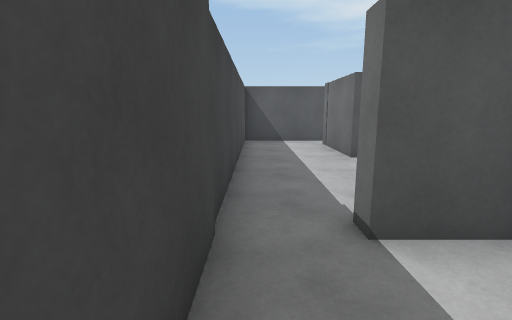
[1] (above)

23 first-person views from a walk through a scene from a Unity 3-D project. The camera is 1.4 m above the floor, tilts 10° down and sees 85° across. The floor is counted in squares, 1 m on a side. Each view is taken from the middle of a square. On the plan, view 1 faces up. The plan holds only what a view shows up to about 14 squares ahead; the rest is blank. The place goes on beyond the plan. The player is left out. Surface patterns are stand-ins for the level's own textures.

[2]
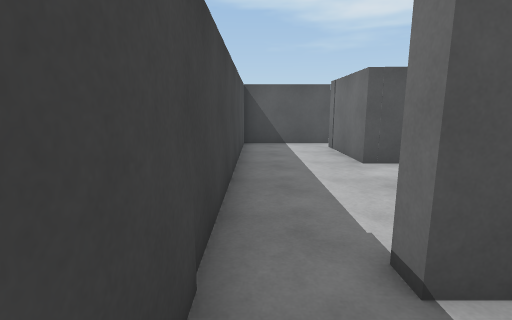

[3]
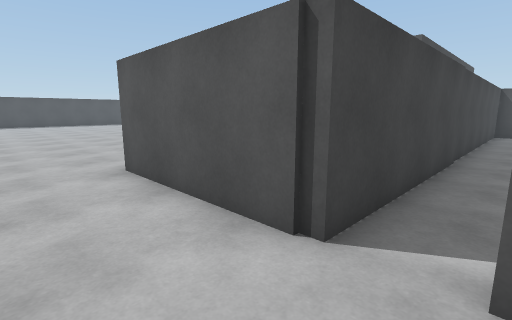

[4]
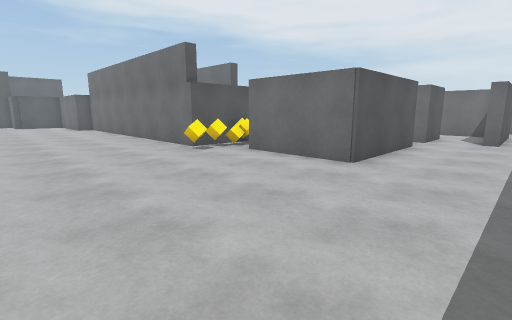

[5]
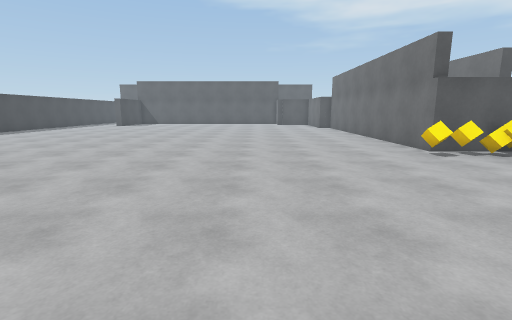

[6]
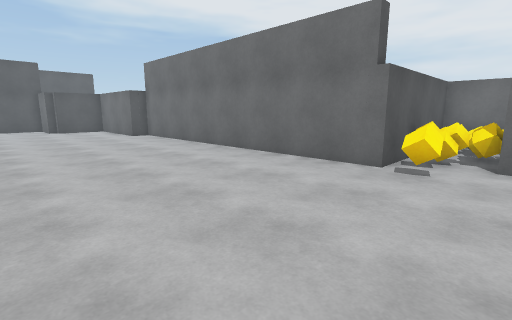

[7]
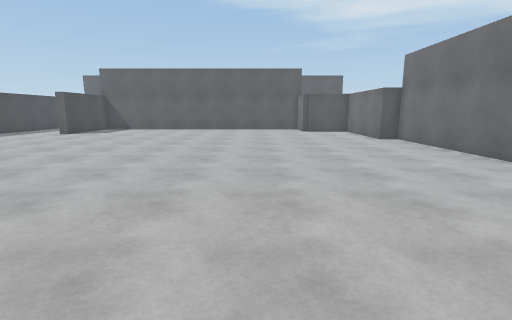

[8]
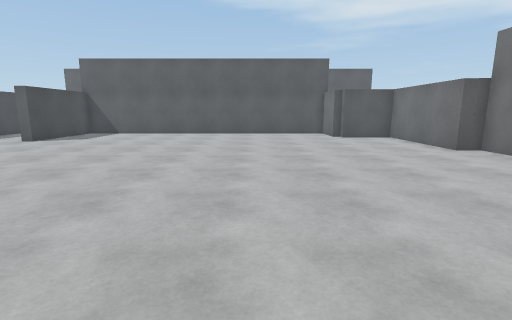

[9]
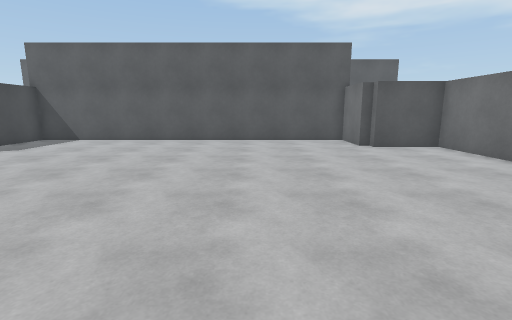

[10]
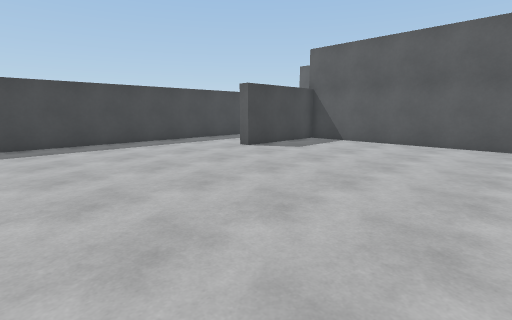

[11]
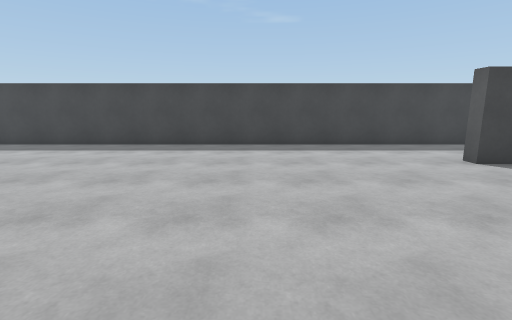

[12]
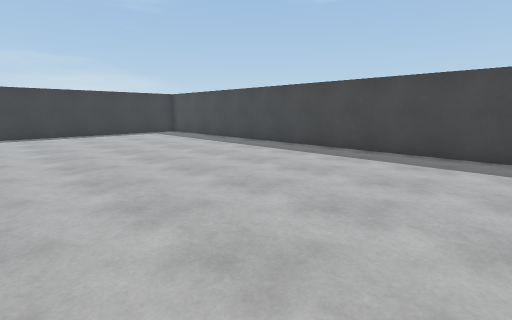

[13]
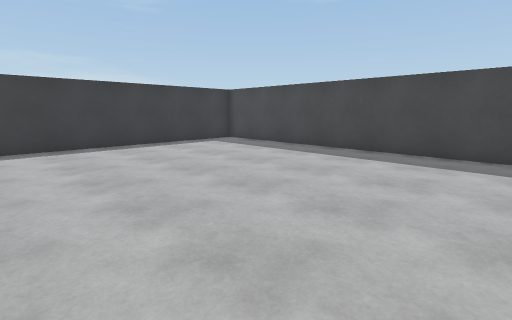

[14]
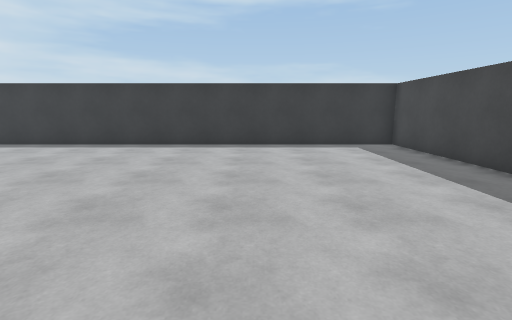

[15]
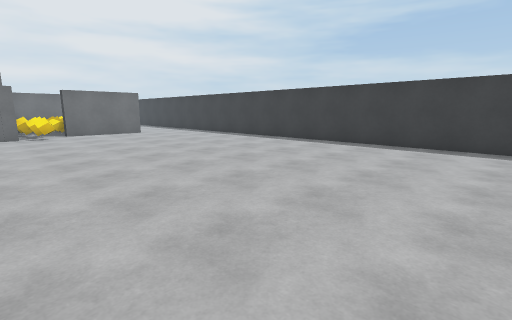

[16]
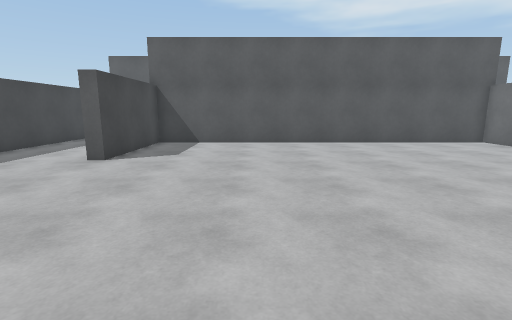

[17]
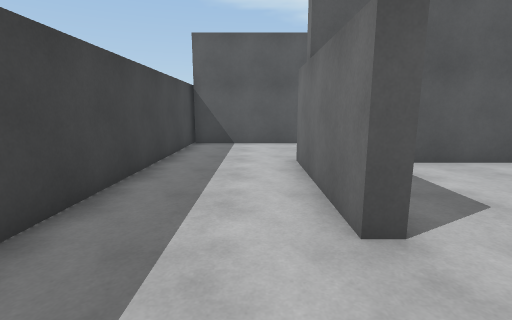

[18]
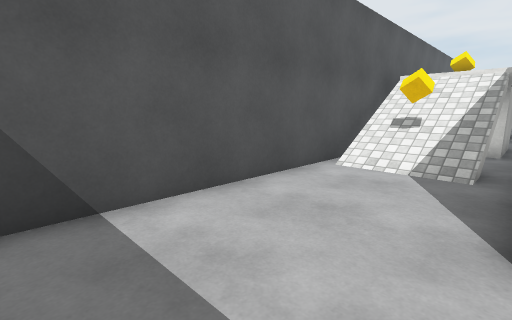

[19]
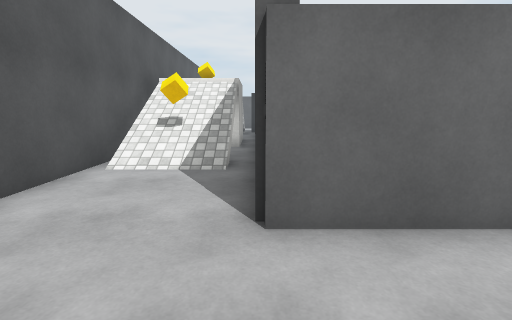

[20]
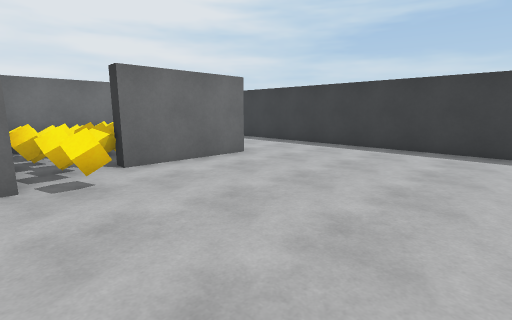

[21]
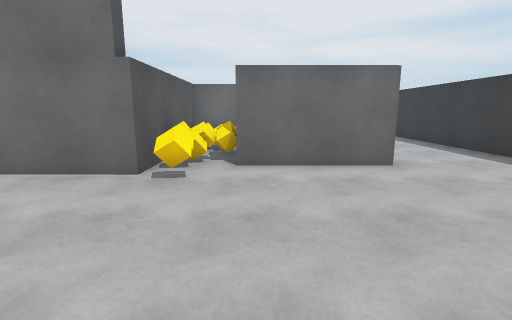

[22]
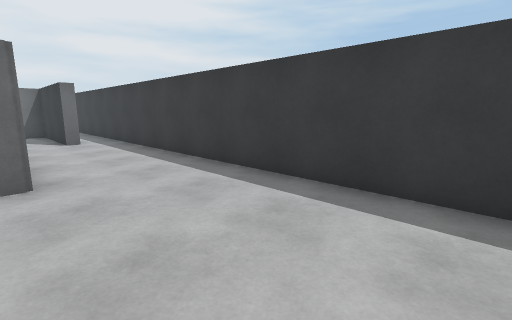

[23]
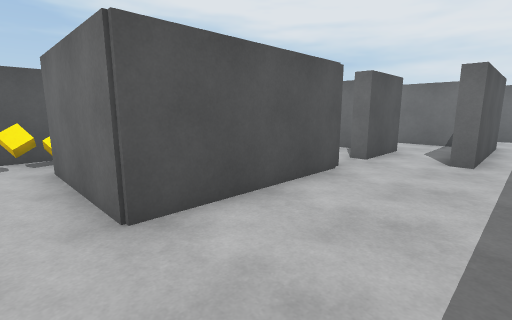

### Floor plan
Ten units are one square. View 1 is at (0, 0); x grows to the right and y downward. Boxes are objects, and circles mark ways between rooms. Rooms are numbered by the first view taken in them; rooms with no view inside come last. Other rooms are left out.
<svg viewBox="-303 -290 343 373">
<path fill="none" stroke="#000" d="M29 -29 12 -29 12 -35M35 -84 29 -84 29 -120M29 21 29 16M-5 -126 -5 36M32 -132 -6 -132M9 36 9 30M-69 -26 -69 -159 -78 -159 -78 -209 -104 -209 -104 -213 -108 -213 -108 -235 -253 -235 -253 -189 -258 -189 -258 -240M-136 -281 -296 -281M-5 36 -59 36 -59 -5M-298 -285 -298 78 34 78M35 36 9 36M35 60 15 60 15 55 35 55M-10 10 -10 -26 -69 -26"/>
<rect x="-175" y="-265" width="10" height="10" fill="#bbb"><title>cube</title></rect>
<rect x="-75" y="-25" width="10" height="10" fill="#bbb"><title>cube</title></rect>
<rect x="-65" y="-25" width="10" height="10" fill="#bbb"><title>cube</title></rect>
<rect x="-55" y="-15" width="10" height="10" fill="#bbb"><title>cube</title></rect>
<rect x="-55" y="-25" width="10" height="10" fill="#bbb"><title>cube</title></rect>
<rect x="-45" y="-5" width="10" height="10" fill="#bbb"><title>other object</title></rect>
<rect x="-45" y="-15" width="10" height="10" fill="#bbb"><title>other object</title></rect>
<rect x="-45" y="-25" width="10" height="10" fill="#bbb"><title>other object</title></rect>
<rect x="-35" y="-15" width="10" height="10" fill="#bbb"><title>other object</title></rect>
<rect x="-25" y="-15" width="10" height="10" fill="#bbb"><title>other object</title></rect>
<circle cx="0" cy="30" r="3" fill="#2a7"/>
<circle cx="-65" cy="-15" r="3" fill="#2a7"/>
<text x="10" y="-50">1</text>
<text x="-180" y="-90">2</text>
<text x="-40" y="0">3</text>
</svg>
Room 1 opens to room 2. Room 2 opens to room 3.

Where each view was taken, in squares from view 1:
view 1: 0 up, 0 right, facing up
view 2: 1 up, 0 right, facing up
view 3: 6 down, 1 right, facing up-left
view 4: 7 down, 13 left, facing up-right
view 5: 7 down, 13 left, facing up
view 6: 0 up, 14 left, facing up-right
view 7: 2 up, 14 left, facing up
view 8: 6 up, 15 left, facing up
view 9: 10 up, 15 left, facing up
view 10: 11 up, 17 left, facing up-left
view 11: 13 up, 18 left, facing left
view 12: 10 up, 20 left, facing down-left
view 13: 4 up, 20 left, facing down-left
view 14: 4 up, 24 left, facing down
view 15: 4 up, 24 left, facing down-right
view 16: 11 up, 21 left, facing up
view 17: 16 up, 27 left, facing up
view 18: 24 up, 29 left, facing up-right
view 19: 24 up, 29 left, facing right
view 20: 3 up, 13 left, facing down-right
view 21: 0 up, 13 left, facing right
view 22: 3 down, 12 left, facing down-right
view 23: 7 down, 7 left, facing up-right
